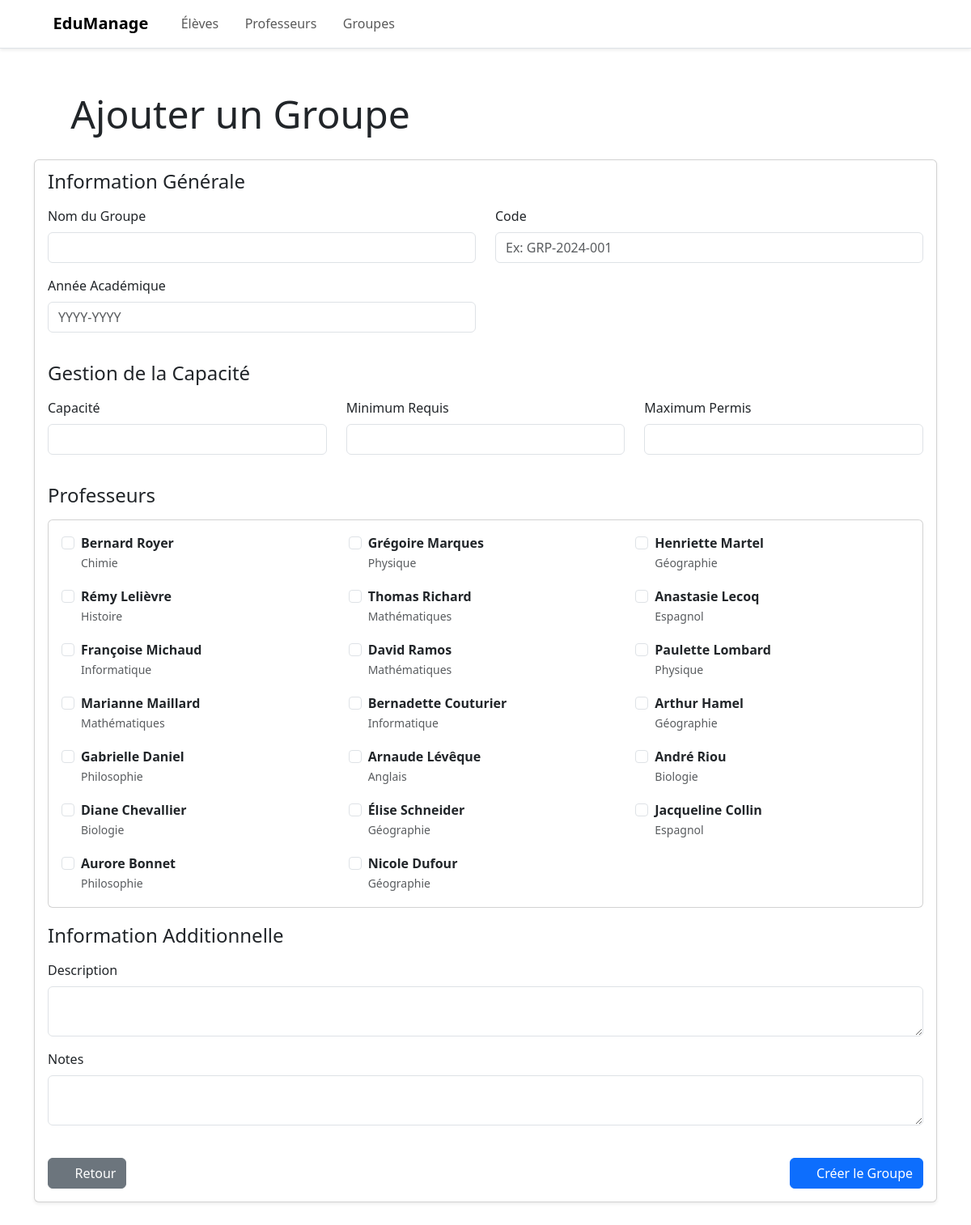
Screenshot of /add_group (signed in) with the database file from the repository.
### app/models.py (models this page shows)
class Teacher(db.Model):
    id = db.Column(db.Integer, primary_key=True)
    first_name = db.Column(db.String(40), nullable=False)
    last_name = db.Column(db.String(40), nullable=False)
    email = db.Column(db.String(120), unique=True, nullable=False)
    phone = db.Column(db.String(20), nullable=True)
    subject = db.Column(db.String(80), nullable=False)
    secondary_subjects = db.Column(db.String(200), nullable=True)
    is_active = db.Column(db.Boolean, nullable=False, default=True)
    notes = db.Column(db.Text, nullable=True)
    groups = db.relationship(
        "Group",
        secondary=group_teacher,
        lazy="subquery",
        backref=db.backref("teachers", lazy=True),
        cascade="all, delete"
    )
    @property
    def full_name(self):
        return f"{self.first_name} {self.last_name}"

### app/api/group_routes.py (the view, shortened to what this page needs)
    @app.route("/add_group", methods=["GET", "POST"])
    @login_required
    def add_group():
        teachers = Teacher.query.all()
        return render_template("add_group.html", teachers=teachers)

### app/auth/auth.py (called while the page is built)
def login_required(f):
    @wraps(f)
    def decorated_function(*args, **kwargs):
        if 'logged_in' not in session:
            return redirect(url_for('login'))
        return f(*args, **kwargs)
    return decorated_function

### templates/add_group.html (shortened to what this page needs)
{% extends "base.html" %}
{% block content %}
<div class="row align-items-center mb-4">
    <div class="col">
        <h1 class="display-5 mb-0">
            <i class="bi bi-people me-2"></i>Ajouter un Groupe
        </h1>
    </div>
</div>
<div class="row">
    <div class="col-12">
        <div class="card shadow-sm">
            <div class="card-body">
                <form method="POST">
                    <div class="row mb-4">
                        <h4 class="card-subtitle mb-3">Information Générale</h4>
                        <div class="col-md-6 mb-3">
                            <label for="name" class="form-label">Nom du Groupe</label>
                            <input type="text" class="form-control" id="name" name="name" required>
                        </div>
                        <div class="col-md-6 mb-3">
                            <label for="code" class="form-label">Code</label>
                            <input type="text" class="form-control" id="code" name="code"
                                placeholder="Ex: GRP-2024-001">
                        </div>
                        <div class="col-md-6 mb-3">
                            <label for="academic_year" class="form-label">Année Académique</label>
                            <input type="text" class="form-control" id="academic_year" name="academic_year"
                                pattern="\d{4}-\d{4}" placeholder="YYYY-YYYY" required
                                title="Format requis: YYYY-YYYY (ex: 2024-2025)">
                        </div>
                    </div>
                    <div class="row mb-4">
                        <h4 class="card-subtitle mb-3">Gestion de la Capacité</h4>
                        <div class="col-md-4 mb-3">
                            <label for="capacity" class="form-label">Capacité</label>
                            <input type="number" class="form-control" id="capacity" name="capacity" min="1">
                        </div>
                        <div class="col-md-4 mb-3">
                            <label for="min_students" class="form-label">Minimum Requis</label>
                            <input type="number" class="form-control" id="min_students" name="min_students" min="1">
                        </div>
                        <div class="col-md-4 mb-3">
                            <label for="max_students" class="form-label">Maximum Permis</label>
                            <input type="number" class="form-control" id="max_students" name="max_students" min="1">
                        </div>
                    </div>
                    <div class="row mb-4">
                        <h4 class="card-subtitle mb-3">Professeurs</h4>
                        <div class="col-12">
                            {% if teachers %}
                            <div class="card">
                                <div class="card-body">
                                    <div class="row row-cols-1 row-cols-md-2 row-cols-lg-3 g-3">
                                        {% for teacher in teachers %}
                                        <div class="col">
                                            <div class="form-check">
                                                <input class="form-check-input" type="checkbox"
                                                    id="teacher{{ teacher.id }}" name="teacher_ids"
                                                    value="{{ teacher.id }}">
                                                <label class="form-check-label" for="teacher{{ teacher.id }}">
                                                    <strong>{{ teacher.full_name }}</strong>
                                                    <br>
                                                    <small class="text-muted">{{ teacher.subject }}</small>
                                                </label>
                                            </div>
                                        </div>
                                        {% endfor %}
                                    </div>
                                </div>
                            </div>
                            {% else %}
                            <div class="alert alert-warning">
                                <i class="bi bi-exclamation-triangle me-2"></i>Aucun professeur disponible.
                                <a href="{{ url_for('add_teacher') }}" class="alert-link">Ajouter un professeur</a>.
                            </div>
                            {% endif %}
                        </div>
                    </div>
                    <div class="row mb-4">
                        <h4 class="card-subtitle mb-3">Information Additionnelle</h4>
                        <div class="col-12 mb-3">
                            <label for="description" class="form-label">Description</label>
                            <textarea class="form-control" id="description" name="description" rows="2"></textarea>
                        </div>
                        <div class="col-12 mb-3">
                            <label for="notes" class="form-label">Notes</label>
                            <textarea class="form-control" id="notes" name="notes" rows="2"></textarea>
                        </div>
                    </div>
                    <div class="d-flex justify-content-between">
                        <a href="{{ url_for('groups') }}" class="btn btn-secondary">
                            <i class="bi bi-arrow-left me-2"></i>Retour
                        </a>
                        <button type="submit" class="btn btn-primary">
                            <i class="bi bi-plus-circle me-2"></i>Créer le Groupe
                        </button>
                    </div>
                </form>
            </div>
        </div>
    </div>
</div>
{% endblock %}

### templates/base.html (style rules this page uses)
body { padding-top: 4rem; transition: background-color 0.3s ease; }

### rows the page displays
Teacher: full_name "Bernard Royer", subject "Chimie"
Teacher: full_name "Grégoire Marques", subject "Physique"
Teacher: full_name "Henriette Martel", subject "Géographie"
Teacher: full_name "Rémy Lelièvre", subject "Histoire"
Teacher: full_name "Thomas Richard", subject "Mathématiques"
Teacher: full_name "Anastasie Lecoq", subject "Espagnol"
Teacher: full_name "Françoise Michaud", subject "Informatique"
Teacher: full_name "David Ramos", subject "Mathématiques"
Teacher: full_name "Paulette Lombard", subject "Physique"
Teacher: full_name "Marianne Maillard", subject "Mathématiques"
Teacher: full_name "Bernadette Couturier", subject "Informatique"
Teacher: full_name "Arthur Hamel", subject "Géographie"
Teacher: full_name "Gabrielle Daniel", subject "Philosophie"
Teacher: full_name "Arnaude Lévêque", subject "Anglais"
Teacher: full_name "André Riou", subject "Biologie"
Teacher: full_name "Diane Chevallier", subject "Biologie"
Teacher: full_name "Élise Schneider", subject "Géographie"
Teacher: full_name "Jacqueline Collin", subject "Espagnol"
Teacher: full_name "Aurore Bonnet", subject "Philosophie"
Teacher: full_name "Nicole Dufour", subject "Géographie"
